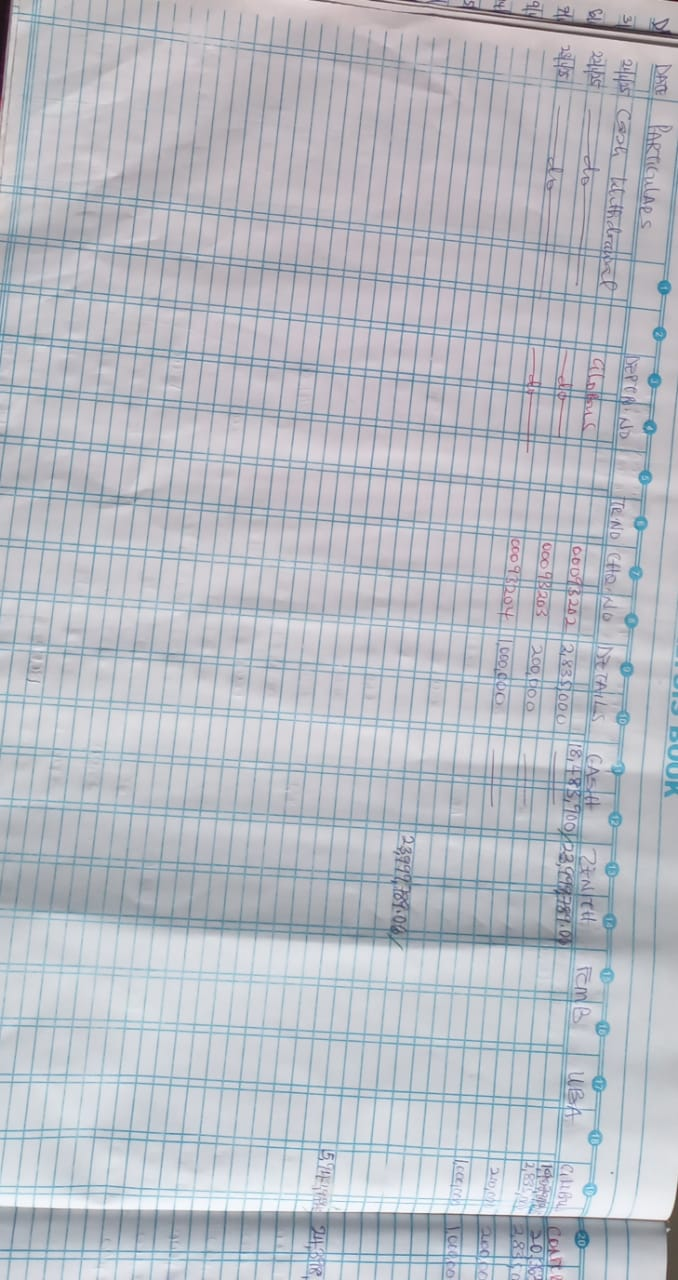
#> input picture image_files/cashbook_page001_part001.jpg, 678 x 1280 px
$ python -i table_detector.py   (imports and definitions only)
#> lines starting #> are read from the running program, lines starting #| are printed output that depends on the picture; after the words box and inside, x2 and y2 are one past the last pixel; in counts of white or black regions, pixels touching at a corner belong together
import cv2
import numpy as np
from PIL import Image


class TableDetector:

    def __init__(
        self,
        vertical_kernel_height=80,
        horizontal_kernel_width=120,
        vertical_threshold_ratio=0.35,
        horizontal_threshold_ratio=0.30,
        vertical_tolerance=25,
        horizontal_tolerance=15
    ):

        self.vertical_kernel_height = (
            vertical_kernel_height
        )

        self.horizontal_kernel_width = (
            horizontal_kernel_width
        )

        self.vertical_threshold_ratio = (
            vertical_threshold_ratio
        )

        self.horizontal_threshold_ratio = (
            horizontal_threshold_ratio
        )

        self.vertical_tolerance = (
            vertical_tolerance
        )

        self.horizontal_tolerance = (
            horizontal_tolerance
        )

    def detect(self, image):

        # -----------------------------
        # Convert PIL to numpy
        # -----------------------------

        if isinstance(image, Image.Image):
            image = np.array(image)

        # -----------------------------
        # Convert to grayscale
        # -----------------------------

        if len(image.shape) == 3:

            gray = cv2.cvtColor(
                image,
                cv2.COLOR_BGR2GRAY
            )

        else:

            gray = image

        # -----------------------------
        # Binary inversion
        # -----------------------------

        binary = cv2.threshold(
            gray,
            180,
            255,
            cv2.THRESH_BINARY_INV
        )[1]

        # -----------------------------
        # Vertical line detection
        # -----------------------------

        vertical_kernel = (
            cv2.getStructuringElement(
                cv2.MORPH_RECT,
                (
                    1,
                    self.vertical_kernel_height
                )
            )
        )

        vertical_image = (
            cv2.morphologyEx(
                binary,
                cv2.MORPH_OPEN,
                vertical_kernel,
                iterations=2
            )
        )

        # -----------------------------
        # Horizontal line detection
        # -----------------------------

        horizontal_kernel = (
            cv2.getStructuringElement(
                cv2.MORPH_RECT,
                (
                    self.horizontal_kernel_width,
                    1
                )
            )
        )

        horizontal_image = (
            cv2.morphologyEx(
                binary,
                cv2.MORPH_OPEN,
                horizontal_kernel,
                iterations=2
            )
        )

        # -----------------------------
        # Extract line positions
        # -----------------------------

        vertical_positions = (
            self._extract_positions(
                vertical_image,
                axis=0,
                threshold_ratio=
                self.vertical_threshold_ratio
            )
        )

        horizontal_positions = (
            self._extract_positions(
                horizontal_image,
                axis=1,
                threshold_ratio=
                self.horizontal_threshold_ratio
            )
        )

        # -----------------------------
        # Compress duplicates
        # -----------------------------

        vertical_positions = (
            self._compress(
                vertical_positions,
                tolerance=
                self.vertical_tolerance
            )
        )

        horizontal_positions = (
            self._compress(
                horizontal_positions,
                tolerance=
                self.horizontal_tolerance
            )
        )

        return {

            "vertical_lines":
                vertical_positions,

            "horizontal_lines":
                horizontal_positions,

            "vertical_image":
                vertical_image,

            "horizontal_image":
                horizontal_image
        }

    def _extract_positions(
        self,
        image,
        axis,
        threshold_ratio
    ):

        positions = []

        projection = np.sum(
            image,
            axis=axis
        )

        threshold = (
            projection.max() *
            threshold_ratio
        )

        for index, value in enumerate(
            projection
        ):

            if value > threshold:
                positions.append(
                    index
                )

        return positions

    def _compress(
        self,
        positions,
        tolerance
    ):

        if not positions:
            return []

        compressed = [
            positions[0]
        ]

        for pos in positions[1:]:

            if (
                pos -
                compressed[-1]
            ) > tolerance:

                compressed.append(
                    pos
                )

        return compressed

>>> import cv2
>>> picture = cv2.imread('../image_files/cashbook_page001_part001.jpg')
#> picture is the input picture: shape (1280, 678, 3); mean B, G, R 195.7, 187.8, 184.1
>>> result = TableDetector().detect(picture)
#> in detect, `binary = cv2.threshold( gray, 180, 255, cv2.THRESH_BINARY_INV )[1]`:
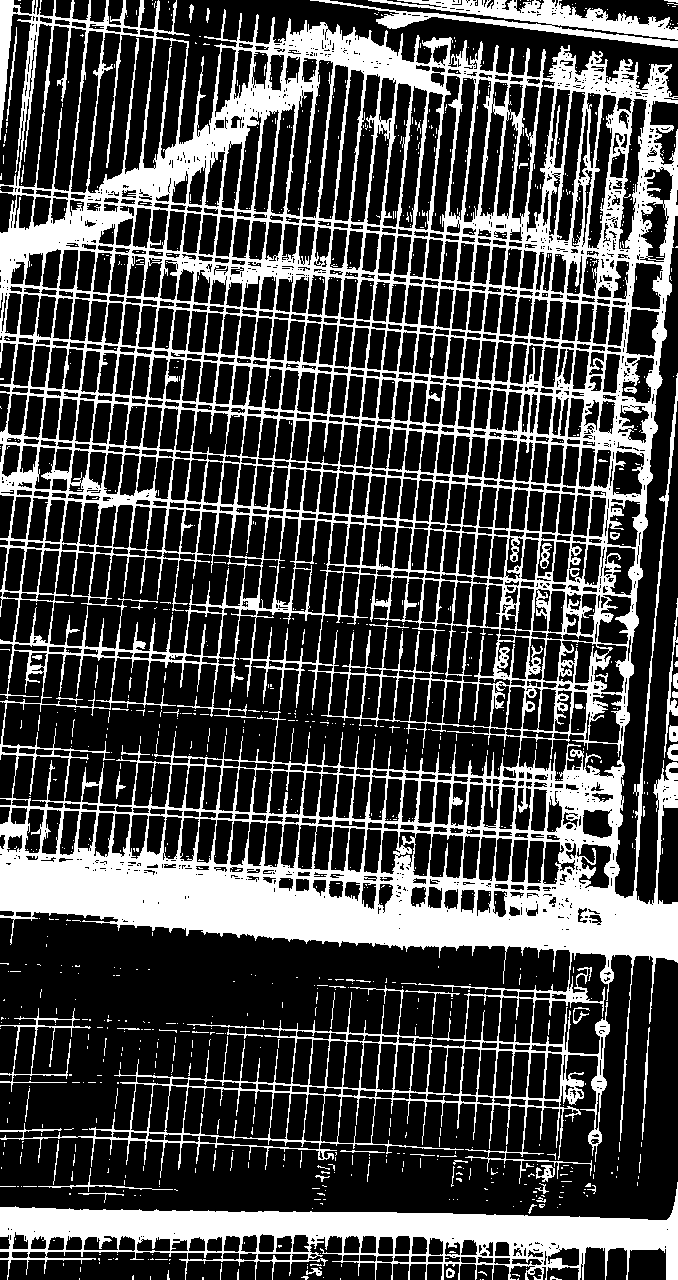
#> binary: shape (1280, 678); 28.7% white; 1079 white regions (1012 under 20 px), largest, box (x1, y1, x2, y2) and area: (0, 0, 678, 1184) 210047, (0, 1182, 678, 1280) 24410, (310, 0, 678, 48) 6135
#> in detect, `vertical_image = ( cv2.morphologyEx( binary, cv2.MORPH_OPEN, vertical_..`:
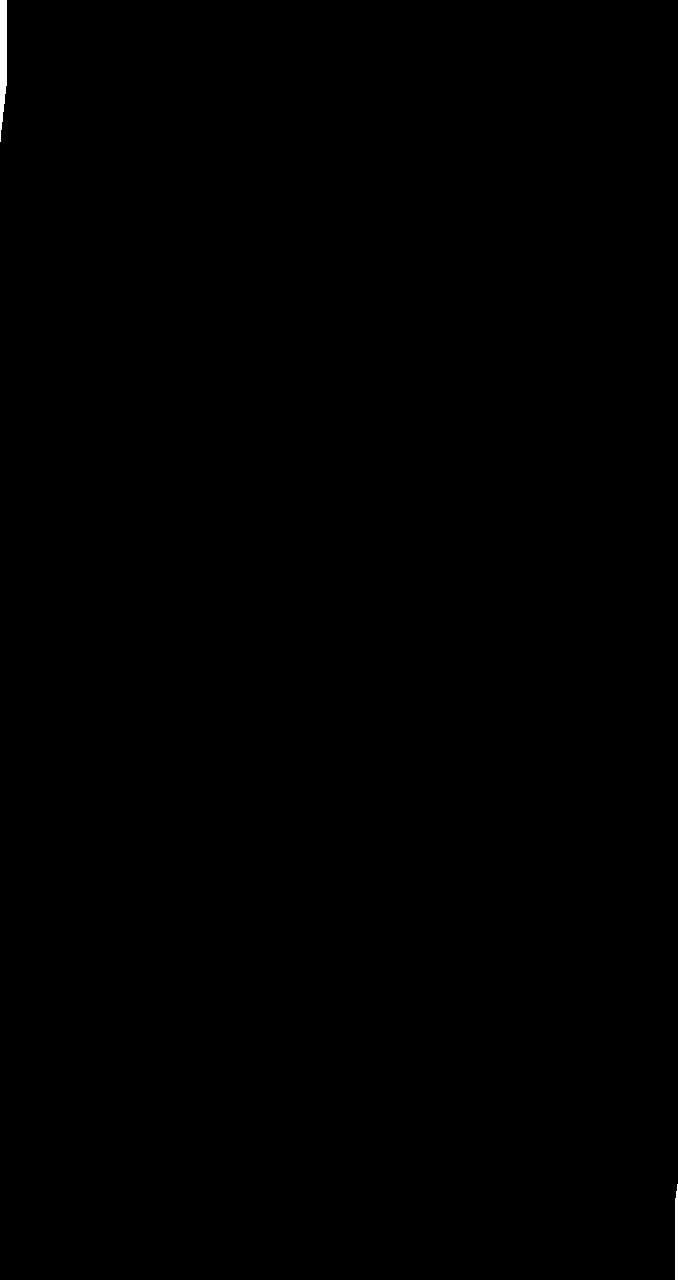
#> vertical_image: shape (1280, 678); 0.12% white; 2 white regions, box (x1, y1, x2, y2) and area: (0, 0, 7, 142) 790, (675, 1184, 678, 1280) 267
#> in detect, `horizontal_image = ( cv2.morphologyEx( binary, cv2.MORPH_OPEN, horizon..`:
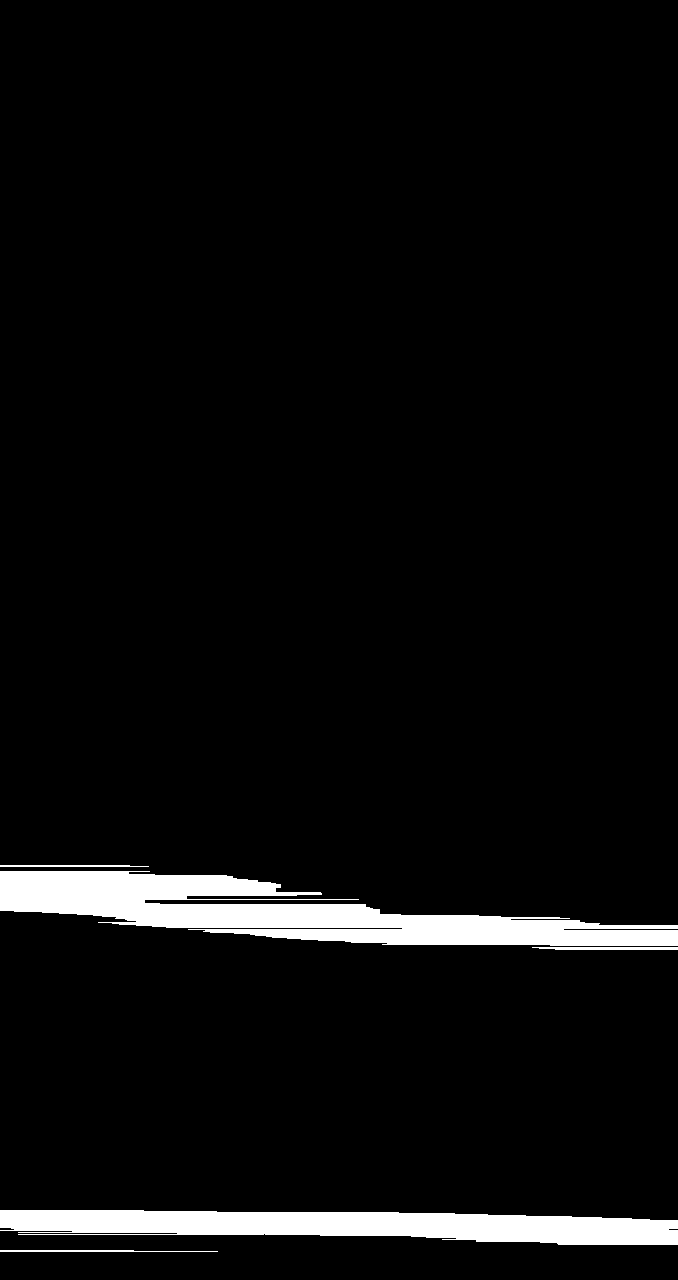
#> horizontal_image: shape (1280, 678); 4.9% white; 5 white regions, box (x1, y1, x2, y2) and area: (0, 871, 678, 946) 24445, (0, 1210, 678, 1245) 16653, (532, 947, 678, 950) 408, (0, 1250, 218, 1252) 352, (0, 865, 149, 867) 279
#> in _extract_positions, `projection = np.sum( image, axis=axis )`: projection = 678 values, max 36210 at index 0, min 0 at index 7, mean 397.5
#> in _extract_positions, `threshold = ( projection.max() * threshold_ratio )`: threshold = 12673.5
#> the loop in _extract_positions, `for index, value in enumerate( projection ): ` made 678 passes
#> value on passes 1 to 3: 36210, 33150, 31110
#> after the loop in _extract_positions, `for index, value in enumerate(`: positions = [0, 1, 2, 3, 4, 5, 6, 675, 676, 677]
#> in detect, `horizontal_positions = ( self._extract_positions( horizontal_image, ax..`: horizontal_positions = 93 values from 875 to 1251
#> in _compress, `compressed = [ positions[0] ]`: compressed = [0]
#> the loop in _compress, `for pos in positions[1:]: ` made 9 passes
#> after the loop in _compress, `for pos in positions[1:]:`: compressed = [0, 675]
#> the loop in _compress (call 2), `for pos in positions[1:]: ` made 92 passes
#> pos on passes 1 to 12: 876, 877, 878, 879, 880, 881, 882, 883, 884, 885, 886, 887
#> in detect, `horizontal_positions = ( self._compress( horizontal_positions, toleran..`: horizontal_positions = [875, 891, 907, 923, 939, 1211, 1227, 1251]
#> result = 4 items

$ run again, on image_files/cashbook_page001_part002.jpg
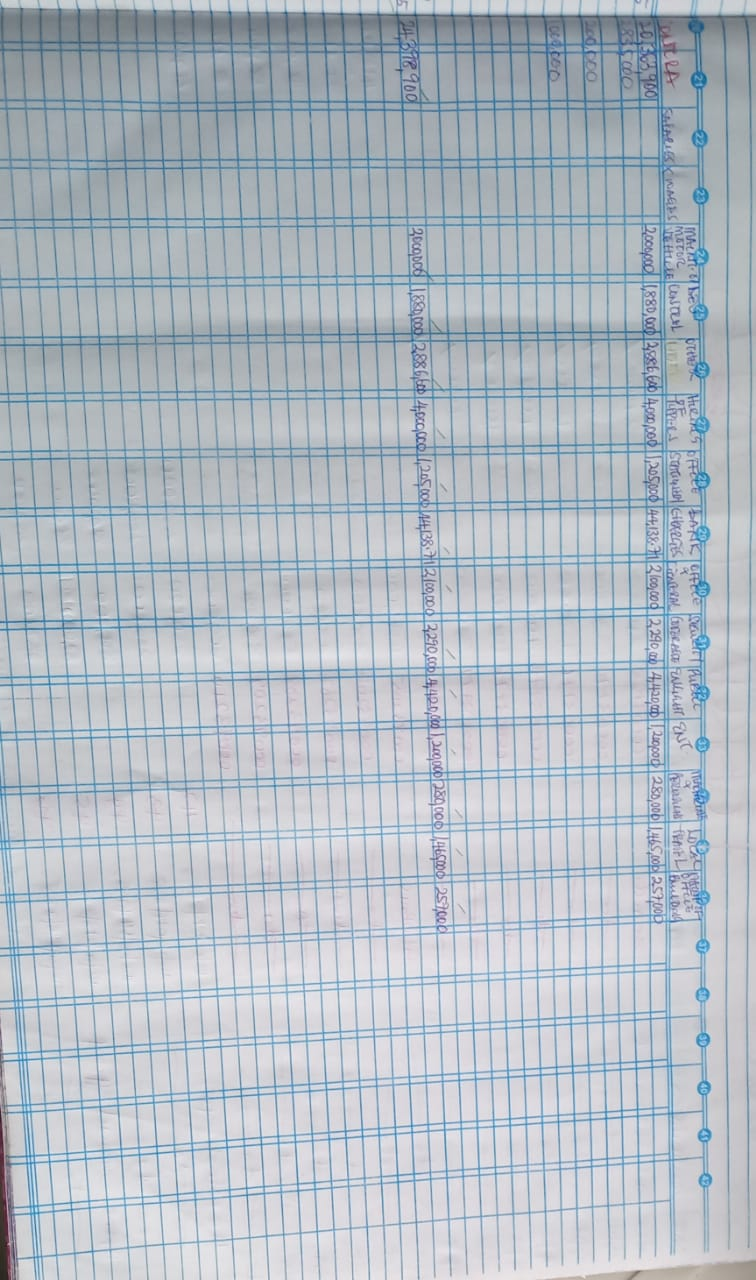
#> input picture image_files/cashbook_page001_part002.jpg, 756 x 1280 px
#> picture is the input picture: shape (1280, 756, 3); mean B, G, R 196.7, 187.4, 178
#> in detect, `binary = cv2.threshold( gray, 180, 255, cv2.THRESH_BINARY_INV )[1]`:
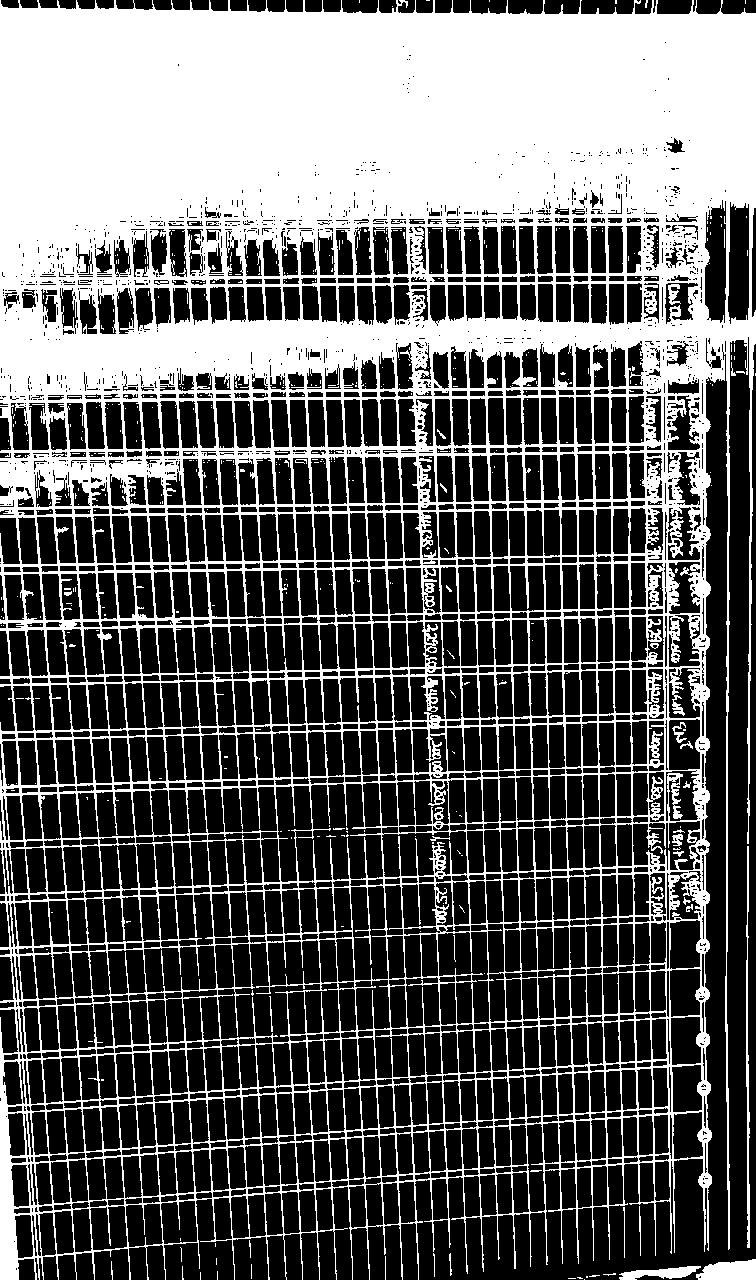
#> binary: shape (1280, 756); 37.8% white; 525 white regions (492 under 20 px), largest, box (x1, y1, x2, y2) and area: (0, 0, 756, 1280) 360572, (696, 1259, 756, 1280) 979, (746, 846, 750, 1248) 868
#> vertical_image: shape (1280, 756); 16.3% white; 46 white regions, largest, box (x1, y1, x2, y2) and area: (0, 0, 178, 398) 43805, (179, 0, 315, 275) 28751, (690, 0, 756, 1252) 17476
#> in detect, `horizontal_image = ( cv2.morphologyEx( binary, cv2.MORPH_OPEN, horizon..`:
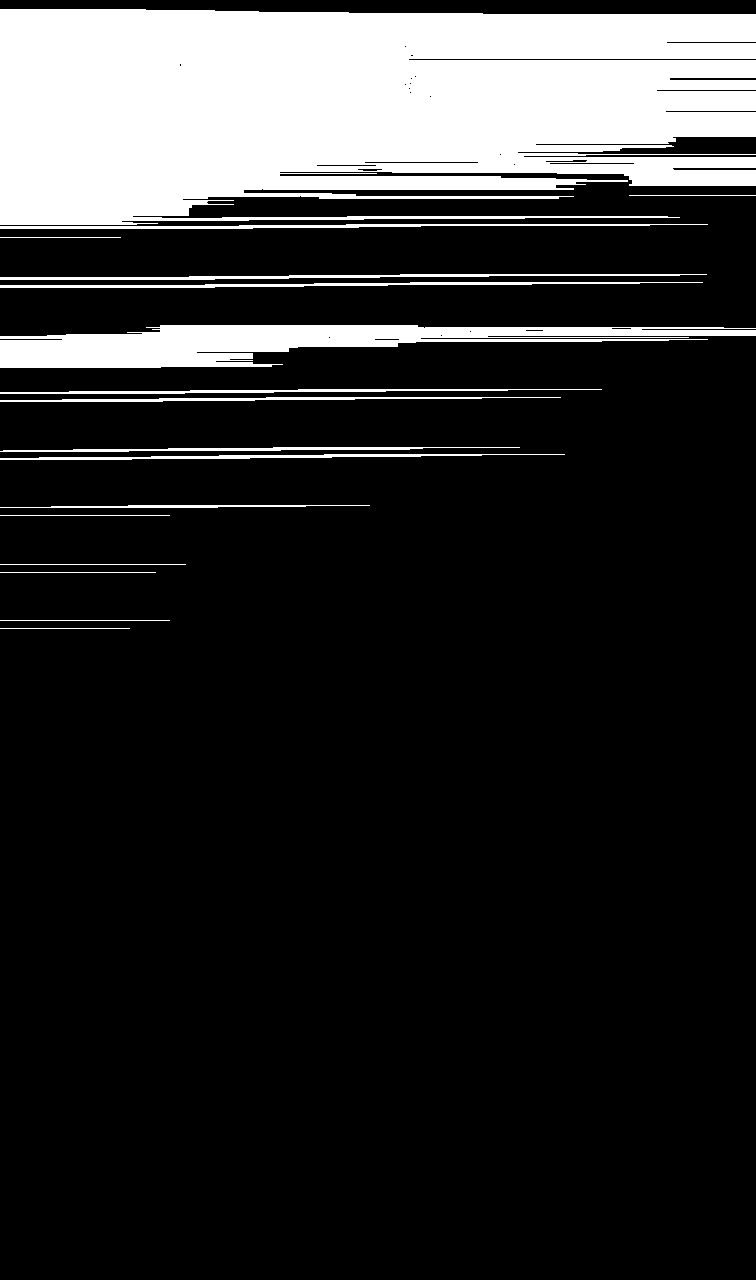
#> horizontal_image: shape (1280, 756); 17.3% white; 17 white regions, largest, box (x1, y1, x2, y2) and area: (0, 9, 756, 225) 137770, (0, 325, 756, 368) 16835, (0, 274, 707, 280) 1882
#> projection = 756 values, max 272340 at index 727, min 0 at index 178, mean 53241.4
#> threshold = 95319
#> the loop in _extract_positions, `for index, value in enumerate( projection ): ` made 756 passes
#> value on passes 1 to 3: 146625, 155550, 126480
#> after the loop in _extract_positions, `for index, value in enumerate(`: positions = 32 values from 0 to 751
#> the loop in _extract_positions (call 2), `for index, value in enumerate( projection ): ` made 1280 passes
#> value on passes 1 to 3: 0, 0, 0
#> in detect, `horizontal_positions = ( self._extract_positions( horizontal_image, ax..`: horizontal_positions = 269 values from 11 to 506
#> in _compress, `compressed = [ positions[0] ]`: compressed = [0]
#> the loop in _compress, `for pos in positions[1:]: ` made 31 passes
#> pos on passes 13 to 20: 20, 630, 661, 662, 663, 664, 666, 701
#> after the loop in _compress, `for pos in positions[1:]:`: compressed = [0, 630, 661, 701, 727]
#> in detect, `horizontal_positions = ( self._compress( horizontal_positions, toleran..`: horizontal_positions = [11, 27, 43, 59, 75, 91, 107, 123, 139, 155, 171, 187, 204, 220, 274, 325, 341, 357, 389, 447, 505]
#> result = 4 items
